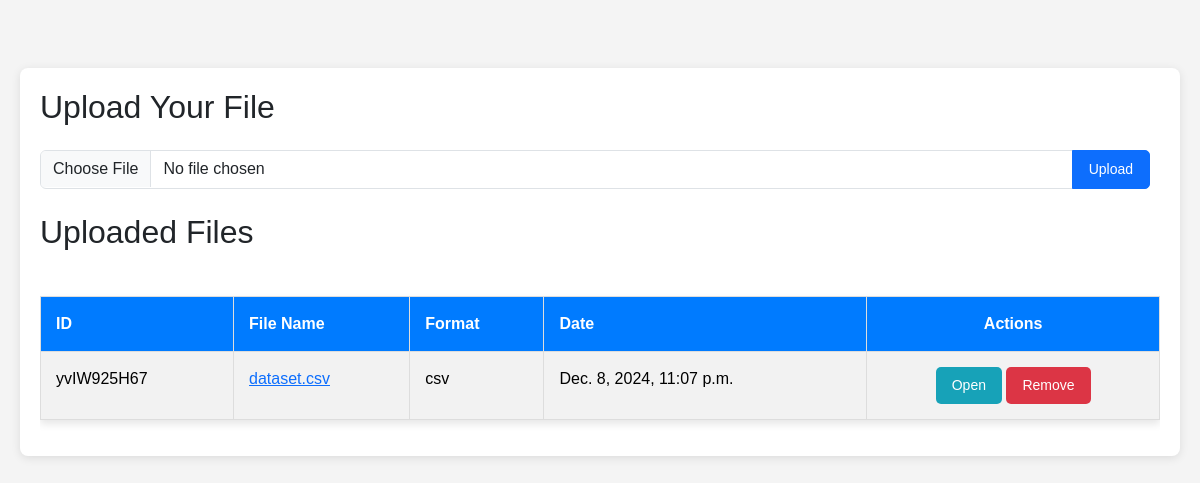
/, run on an earlier commit of the app's database.
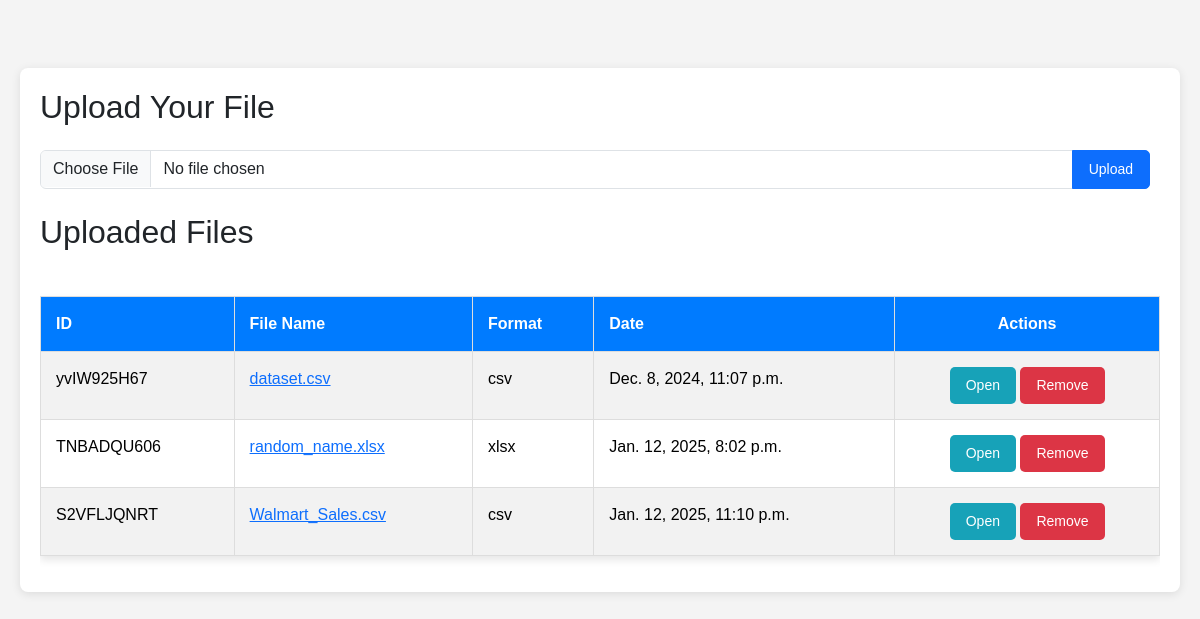
And on a later commit of the database.
### backend/models.py (models this page shows)
class Uploaded_File(models.Model):
    file_id = models.CharField(max_length=255,blank=True)
    file_name = models.CharField(max_length=255,blank=True)
    file_format = models.CharField(max_length=255,blank=True)
    file = models.FileField(upload_to=f'uploads',blank=True,)
    file_date  = models.DateTimeField(auto_now=True,null=True,blank=True)

### backend/views.py (the view)
# urls.py: 2. Add a URL to urlpatterns:  path('', Home.as_view(), name='home')
def Home(request):
    files_list= Uploaded_File.objects.all()
    return render(request,'html/main.html',{'files_list':files_list,})

### backend/templates/html/main.html (shortened to what this page needs)
{% load static %}
<!DOCTYPE html>
<html lang="en">
<head>
    {% load bootstrap5 %}
    {% bootstrap_css %}
    <link href="{% static 'css/style.css' %}" rel="stylesheet" type="text/css">
</head>
<body>
    <div class="container mt-5">
      <h2 class="mb-4">Upload Your File</h2>
      <form action="post" class="mb-4">
          <div class="input-group">
              <input type="file" id="file" class="form-control" aria-label="Upload" required>
              <button type="button" id="upload" class="btn btn-primary">Upload</button>
          </div>
      </form>
      <h2 class="mb-4">Uploaded Files</h2>
      <div class="table-responsive" >
          <table id="file-table" class="table table-striped">
              <thead>
                  <tr>
                      <th scope="col">ID</th>
                      <th scope="col">File Name</th>
                      <th scope="col">Format</th>
                      <th scope="col">Date</th>
                      <th scope="col" class="text-center">Actions</th>
                  </tr>
              </thead>
              <tbody>
                  {% for F in files_list %}
                      <tr scope="row">
                          <td>{{ F.file_id }}</td>
                          <td><a href="#">{{ F.file_name }}</a></td>
                          <td>{{ F.file_format }}</td>
                          <td>{{ F.file_date }}</td>
                          <td class="text-center">
                              <a href="{% url 'DA' file_id=F.file_id %}" class="btn btn-info btn-sm">Open</a>
                              <a href="{% url 'remove_file' file_id=F.file_id %}" class="btn btn-danger btn-sm">Remove</a>
                          </td>
                      </tr>
                  {% endfor %}
              </tbody>
          </table>
      </div>
  </div>
</body>
</html>

What changed in the data, as far as the page shows it:
added Uploaded_File: file_id "TNBADQU606", file_name "random_name.xlsx", file_format "xlsx", file_date "Jan. 12, 2025, 8:02 p.m."
added Uploaded_File: file_id "S2VFLJQNRT", file_name "Walmart_Sales.csv", file_format "csv", file_date "Jan. 12, 2025, 11:10 p.m."
